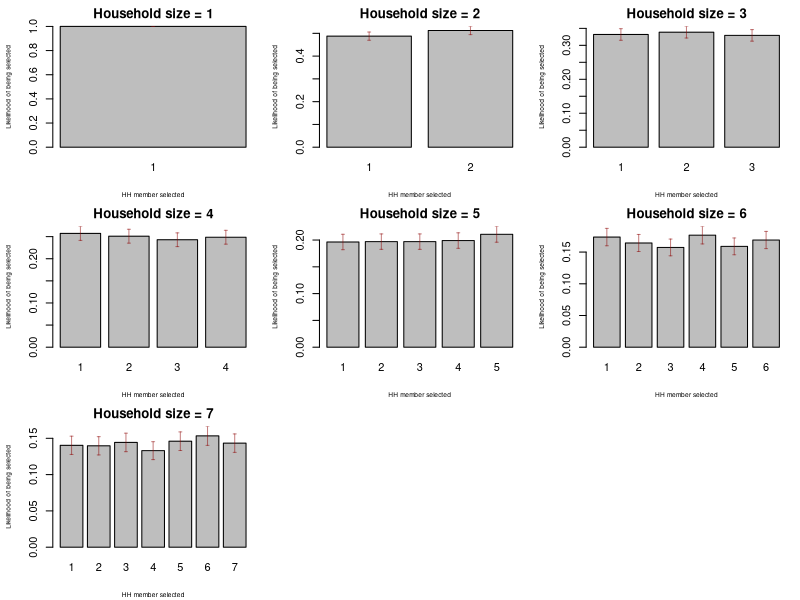

Here is the R script that generated this plot:
# Function to generate one random number between 1 and household size (input)
RandomFun <- function(hh_size = 7){
  
  myvec <- vector(length = hh_size, mode = "numeric")
  for (i in 1:7){
    possibs <- 1:i
    
    myvec[i] <-
      sample(x = possibs,
             size = 1,
             replace = FALSE)
  }

return(myvec)

# Travis' suggestion:
# sapply(1:hh_size, function(x) sample(x, size=1, replace=FALSE))

}

# Create dataframe 
mydf <- data.frame("hh_number" = 1:3000)

# Generate columns for each possible household size
for (i in 1:7){
  mydf[,paste0("hh_size_", i)] <- NA
}

# Populate dataframe with random sequence for each house
for (i in 1:nrow(mydf)){
    mydf[i,2:8] <- RandomFun()
}

# Validate to make sure we got a good draw 
# (ie, no draws larger than household size, and equal distributions)

# First, define function for calculating confidence interval on proportion:
simpasym <- function(n, p, z=1.96, cc=TRUE){
  out <- list()
  if(cc){
    out$lb <- p - z*sqrt((p*(1-p))/n) - 0.5/n
    out$ub <- p + z*sqrt((p*(1-p))/n) + 0.5/n
  } else {
    out$lb <- p - z*sqrt((p*(1-p))/n)
    out$ub <- p + z*sqrt((p*(1-p))/n)
  }
  out
}

# Now calculate confidence interval on each proportion, and visualize
library(Hmisc)
par(mfrow = c(3,3))
par(mar = c(4,4,2,1))
par(oma = c(0,0,0,0))
for (i in 1:7){
  
  mytable <- table(mydf[,paste0("hh_size_", i)])
  ptable <- prop.table(mytable)
  mycis <- simpasym(n = 3000,
                    p = ptable,
                    z = 1.96,
                    cc = TRUE)
  
  bp <- barplot(table(mydf[,paste0("hh_size_",i)])  / 3000,
          main = paste0("Household size = ", i),
          xlab = "HH member selected",
          ylab = "Likelihood of being selected",
          ylim = c(0, max(mycis$ub)),
          cex.lab = 0.6)
  errbar(x = bp[,1],
         y = ptable,
         yplus = mycis$ub,
         yminus = mycis$lb,
         add = TRUE,
         pch = NA,
         errbar.col = adjustcolor("darkred", alpha.f = 0.5)
         )
}
par(mfrow = c(1,1))

# Write to spreadsheet
setwd("C:/Users/BrewJR/Documents/haiti/household_representatives")
row.names(mydf) <- NULL
write.csv(mydf, "spreadsheet_for_krishna.csv", row.names = FALSE)

# Function to generate individual table
TableFun <- function(hh_number){
  x <- mydf[hh_number,]
  names(x) <- c("Household number",
                paste0("Household size: ",
                       1: 7))
  row.names(x) <- "Person to be interviewed"
  return(x)
}

# Function to write individual table to a spreadsheet
WriteTable <- function(hh_number, out_file = NULL){
  
  x <- mydf[hh_number,]
  names(x) <- c("Household number",
                paste0("Household size: ",
                       1: 7))
  row.names(x) <- "Person to be interviewed"
  
  if(is.null(out_file)){
    write.csv(x, paste0("hh_number_", hh_number, ".csv"))
  } else {
    write.csv(x, out_file)
  }
}

# Example of how to write an individual table to a csv
WriteTable(hh_number = 123)
WriteTable(hh_number = 113)
WriteTable(hh_number = 508)

# If you want an individual csv for EVERY household, run the following
setwd("spreadsheets")
for (i in 1:3000){
  WriteTable(hh_number = i)
}
